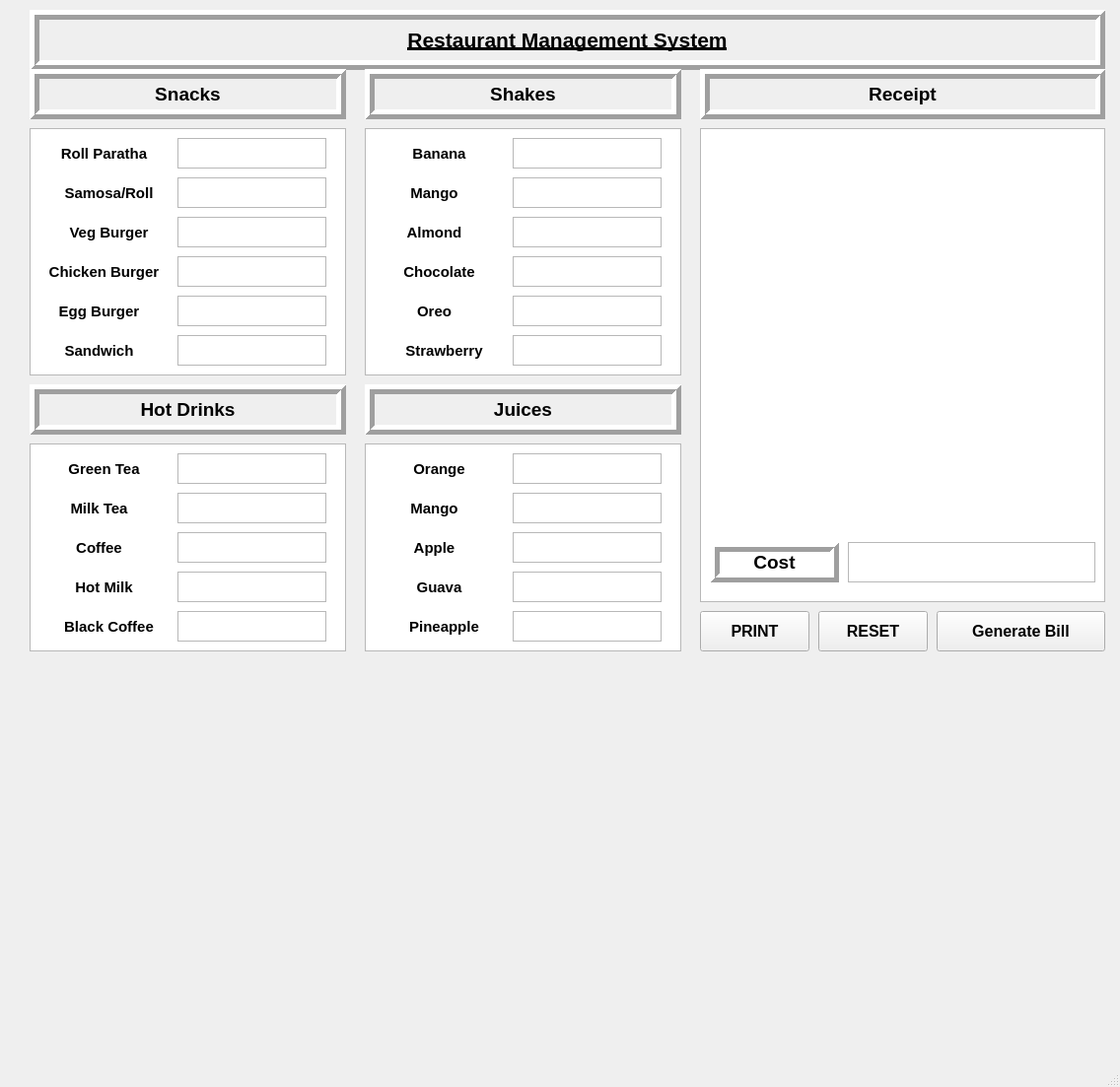
<?xml version="1.0" encoding="UTF-8"?>
<ui version="4.0">
 <class>RecieptWindow</class>
 <widget class="QMainWindow" name="RecieptWindow">
  <property name="geometry">
   <rect>
    <x>0</x>
    <y>0</y>
    <width>1136</width>
    <height>1103</height>
   </rect>
  </property>
  <property name="windowTitle">
   <string>Reciept_Window</string>
  </property>
  <widget class="QWidget" name="centralwidget">
   <widget class="QLabel" name="Heading">
    <property name="geometry">
     <rect>
      <x>30</x>
      <y>10</y>
      <width>1091</width>
      <height>61</height>
     </rect>
    </property>
    <property name="font">
     <font>
      <pointsize>16</pointsize>
      <weight>75</weight>
      <italic>false</italic>
      <bold>true</bold>
      <underline>true</underline>
     </font>
    </property>
    <property name="frameShape">
     <enum>QFrame::Box</enum>
    </property>
    <property name="frameShadow">
     <enum>QFrame::Raised</enum>
    </property>
    <property name="lineWidth">
     <number>5</number>
    </property>
    <property name="midLineWidth">
     <number>0</number>
    </property>
    <property name="text">
     <string>Restaurant Management System</string>
    </property>
    <property name="alignment">
     <set>Qt::AlignCenter</set>
    </property>
   </widget>
   <widget class="QLabel" name="Snacks">
    <property name="geometry">
     <rect>
      <x>30</x>
      <y>70</y>
      <width>321</width>
      <height>51</height>
     </rect>
    </property>
    <property name="font">
     <font>
      <pointsize>14</pointsize>
      <weight>75</weight>
      <bold>true</bold>
      <underline>false</underline>
     </font>
    </property>
    <property name="frameShape">
     <enum>QFrame::Box</enum>
    </property>
    <property name="frameShadow">
     <enum>QFrame::Raised</enum>
    </property>
    <property name="lineWidth">
     <number>5</number>
    </property>
    <property name="text">
     <string>Snacks</string>
    </property>
    <property name="alignment">
     <set>Qt::AlignCenter</set>
    </property>
   </widget>
   <widget class="QLabel" name="Shakes">
    <property name="geometry">
     <rect>
      <x>370</x>
      <y>70</y>
      <width>321</width>
      <height>51</height>
     </rect>
    </property>
    <property name="font">
     <font>
      <pointsize>14</pointsize>
      <weight>75</weight>
      <bold>true</bold>
     </font>
    </property>
    <property name="frameShape">
     <enum>QFrame::Box</enum>
    </property>
    <property name="frameShadow">
     <enum>QFrame::Raised</enum>
    </property>
    <property name="lineWidth">
     <number>5</number>
    </property>
    <property name="text">
     <string>Shakes</string>
    </property>
    <property name="alignment">
     <set>Qt::AlignCenter</set>
    </property>
   </widget>
   <widget class="QLabel" name="Receipt">
    <property name="geometry">
     <rect>
      <x>710</x>
      <y>70</y>
      <width>411</width>
      <height>51</height>
     </rect>
    </property>
    <property name="font">
     <font>
      <pointsize>14</pointsize>
      <weight>75</weight>
      <bold>true</bold>
     </font>
    </property>
    <property name="frameShape">
     <enum>QFrame::Box</enum>
    </property>
    <property name="frameShadow">
     <enum>QFrame::Raised</enum>
    </property>
    <property name="lineWidth">
     <number>5</number>
    </property>
    <property name="text">
     <string>Receipt</string>
    </property>
    <property name="alignment">
     <set>Qt::AlignCenter</set>
    </property>
   </widget>
   <widget class="QLabel" name="HotDrinks">
    <property name="geometry">
     <rect>
      <x>30</x>
      <y>390</y>
      <width>321</width>
      <height>51</height>
     </rect>
    </property>
    <property name="font">
     <font>
      <pointsize>14</pointsize>
      <weight>75</weight>
      <bold>true</bold>
     </font>
    </property>
    <property name="frameShape">
     <enum>QFrame::Box</enum>
    </property>
    <property name="frameShadow">
     <enum>QFrame::Raised</enum>
    </property>
    <property name="lineWidth">
     <number>5</number>
    </property>
    <property name="text">
     <string>Hot Drinks</string>
    </property>
    <property name="alignment">
     <set>Qt::AlignCenter</set>
    </property>
   </widget>
   <widget class="QLabel" name="Juices">
    <property name="geometry">
     <rect>
      <x>370</x>
      <y>390</y>
      <width>321</width>
      <height>51</height>
     </rect>
    </property>
    <property name="font">
     <font>
      <pointsize>14</pointsize>
      <weight>75</weight>
      <bold>true</bold>
     </font>
    </property>
    <property name="frameShape">
     <enum>QFrame::Box</enum>
    </property>
    <property name="frameShadow">
     <enum>QFrame::Raised</enum>
    </property>
    <property name="lineWidth">
     <number>5</number>
    </property>
    <property name="text">
     <string>Juices</string>
    </property>
    <property name="alignment">
     <set>Qt::AlignCenter</set>
    </property>
   </widget>
   <widget class="QTextBrowser" name="textBrowser">
    <property name="geometry">
     <rect>
      <x>30</x>
      <y>130</y>
      <width>321</width>
      <height>251</height>
     </rect>
    </property>
   </widget>
   <widget class="QTextBrowser" name="Billing">
    <property name="geometry">
     <rect>
      <x>710</x>
      <y>130</y>
      <width>411</width>
      <height>481</height>
     </rect>
    </property>
   </widget>
   <widget class="QLabel" name="Cost">
    <property name="geometry">
     <rect>
      <x>720</x>
      <y>550</y>
      <width>131</width>
      <height>41</height>
     </rect>
    </property>
    <property name="font">
     <font>
      <pointsize>14</pointsize>
      <weight>75</weight>
      <bold>true</bold>
     </font>
    </property>
    <property name="frameShape">
     <enum>QFrame::Box</enum>
    </property>
    <property name="frameShadow">
     <enum>QFrame::Raised</enum>
    </property>
    <property name="lineWidth">
     <number>5</number>
    </property>
    <property name="text">
     <string>Cost</string>
    </property>
    <property name="alignment">
     <set>Qt::AlignCenter</set>
    </property>
   </widget>
   <widget class="QTextBrowser" name="textBrowser_2">
    <property name="geometry">
     <rect>
      <x>370</x>
      <y>130</y>
      <width>321</width>
      <height>251</height>
     </rect>
    </property>
   </widget>
   <widget class="QTextEdit" name="Samosa01">
    <property name="geometry">
     <rect>
      <x>180</x>
      <y>180</y>
      <width>151</width>
      <height>31</height>
     </rect>
    </property>
   </widget>
   <widget class="QLabel" name="Cburger">
    <property name="geometry">
     <rect>
      <x>40</x>
      <y>260</y>
      <width>131</width>
      <height>31</height>
     </rect>
    </property>
    <property name="font">
     <font>
      <pointsize>11</pointsize>
      <weight>75</weight>
      <bold>true</bold>
     </font>
    </property>
    <property name="text">
     <string>Chicken Burger</string>
    </property>
    <property name="alignment">
     <set>Qt::AlignCenter</set>
    </property>
   </widget>
   <widget class="QTextEdit" name="SN4_2">
    <property name="geometry">
     <rect>
      <x>180</x>
      <y>340</y>
      <width>151</width>
      <height>31</height>
     </rect>
    </property>
   </widget>
   <widget class="QLabel" name="Sandwich">
    <property name="geometry">
     <rect>
      <x>50</x>
      <y>340</y>
      <width>101</width>
      <height>31</height>
     </rect>
    </property>
    <property name="font">
     <font>
      <pointsize>11</pointsize>
      <weight>75</weight>
      <bold>true</bold>
     </font>
    </property>
    <property name="text">
     <string>Sandwich</string>
    </property>
    <property name="alignment">
     <set>Qt::AlignCenter</set>
    </property>
   </widget>
   <widget class="QLabel" name="Samosa">
    <property name="geometry">
     <rect>
      <x>60</x>
      <y>180</y>
      <width>101</width>
      <height>31</height>
     </rect>
    </property>
    <property name="font">
     <font>
      <pointsize>11</pointsize>
      <weight>75</weight>
      <bold>true</bold>
     </font>
    </property>
    <property name="text">
     <string>Samosa/Roll</string>
    </property>
    <property name="alignment">
     <set>Qt::AlignCenter</set>
    </property>
   </widget>
   <widget class="QLabel" name="Eburger">
    <property name="geometry">
     <rect>
      <x>50</x>
      <y>300</y>
      <width>101</width>
      <height>31</height>
     </rect>
    </property>
    <property name="font">
     <font>
      <pointsize>11</pointsize>
      <weight>75</weight>
      <bold>true</bold>
     </font>
    </property>
    <property name="text">
     <string>Egg Burger</string>
    </property>
    <property name="alignment">
     <set>Qt::AlignCenter</set>
    </property>
   </widget>
   <widget class="QLabel" name="Vburger">
    <property name="geometry">
     <rect>
      <x>60</x>
      <y>220</y>
      <width>101</width>
      <height>31</height>
     </rect>
    </property>
    <property name="font">
     <font>
      <pointsize>11</pointsize>
      <weight>75</weight>
      <bold>true</bold>
     </font>
    </property>
    <property name="text">
     <string>Veg Burger</string>
    </property>
    <property name="alignment">
     <set>Qt::AlignCenter</set>
    </property>
   </widget>
   <widget class="QTextEdit" name="SN1">
    <property name="geometry">
     <rect>
      <x>180</x>
      <y>140</y>
      <width>151</width>
      <height>31</height>
     </rect>
    </property>
   </widget>
   <widget class="QTextEdit" name="Vburger01">
    <property name="geometry">
     <rect>
      <x>180</x>
      <y>220</y>
      <width>151</width>
      <height>31</height>
     </rect>
    </property>
   </widget>
   <widget class="QTextEdit" name="SN4">
    <property name="geometry">
     <rect>
      <x>180</x>
      <y>260</y>
      <width>151</width>
      <height>31</height>
     </rect>
    </property>
   </widget>
   <widget class="QLabel" name="Roll_Paratha">
    <property name="geometry">
     <rect>
      <x>60</x>
      <y>140</y>
      <width>91</width>
      <height>31</height>
     </rect>
    </property>
    <property name="font">
     <font>
      <pointsize>11</pointsize>
      <weight>75</weight>
      <bold>true</bold>
     </font>
    </property>
    <property name="text">
     <string>Roll Paratha</string>
    </property>
    <property name="alignment">
     <set>Qt::AlignCenter</set>
    </property>
   </widget>
   <widget class="QTextEdit" name="Egg01">
    <property name="geometry">
     <rect>
      <x>180</x>
      <y>300</y>
      <width>151</width>
      <height>31</height>
     </rect>
    </property>
   </widget>
   <widget class="QTextEdit" name="Mango01">
    <property name="geometry">
     <rect>
      <x>520</x>
      <y>180</y>
      <width>151</width>
      <height>31</height>
     </rect>
    </property>
   </widget>
   <widget class="QLabel" name="Chocolate">
    <property name="geometry">
     <rect>
      <x>380</x>
      <y>260</y>
      <width>131</width>
      <height>31</height>
     </rect>
    </property>
    <property name="font">
     <font>
      <pointsize>11</pointsize>
      <weight>75</weight>
      <bold>true</bold>
     </font>
    </property>
    <property name="text">
     <string>Chocolate</string>
    </property>
    <property name="alignment">
     <set>Qt::AlignCenter</set>
    </property>
   </widget>
   <widget class="QTextEdit" name="Strawberry01">
    <property name="geometry">
     <rect>
      <x>520</x>
      <y>340</y>
      <width>151</width>
      <height>31</height>
     </rect>
    </property>
   </widget>
   <widget class="QLabel" name="Strawberry">
    <property name="geometry">
     <rect>
      <x>400</x>
      <y>340</y>
      <width>101</width>
      <height>31</height>
     </rect>
    </property>
    <property name="font">
     <font>
      <pointsize>11</pointsize>
      <weight>75</weight>
      <bold>true</bold>
     </font>
    </property>
    <property name="text">
     <string>Strawberry</string>
    </property>
    <property name="alignment">
     <set>Qt::AlignCenter</set>
    </property>
   </widget>
   <widget class="QLabel" name="Mango">
    <property name="geometry">
     <rect>
      <x>390</x>
      <y>180</y>
      <width>101</width>
      <height>31</height>
     </rect>
    </property>
    <property name="font">
     <font>
      <pointsize>11</pointsize>
      <weight>75</weight>
      <bold>true</bold>
     </font>
    </property>
    <property name="text">
     <string>Mango</string>
    </property>
    <property name="alignment">
     <set>Qt::AlignCenter</set>
    </property>
   </widget>
   <widget class="QLabel" name="Oreo">
    <property name="geometry">
     <rect>
      <x>390</x>
      <y>300</y>
      <width>101</width>
      <height>31</height>
     </rect>
    </property>
    <property name="font">
     <font>
      <pointsize>11</pointsize>
      <weight>75</weight>
      <bold>true</bold>
     </font>
    </property>
    <property name="text">
     <string>Oreo</string>
    </property>
    <property name="alignment">
     <set>Qt::AlignCenter</set>
    </property>
   </widget>
   <widget class="QLabel" name="Almond">
    <property name="geometry">
     <rect>
      <x>390</x>
      <y>220</y>
      <width>101</width>
      <height>31</height>
     </rect>
    </property>
    <property name="font">
     <font>
      <pointsize>11</pointsize>
      <weight>75</weight>
      <bold>true</bold>
     </font>
    </property>
    <property name="text">
     <string>Almond</string>
    </property>
    <property name="alignment">
     <set>Qt::AlignCenter</set>
    </property>
   </widget>
   <widget class="QTextEdit" name="SH11">
    <property name="geometry">
     <rect>
      <x>520</x>
      <y>140</y>
      <width>151</width>
      <height>31</height>
     </rect>
    </property>
   </widget>
   <widget class="QTextEdit" name="SH33">
    <property name="geometry">
     <rect>
      <x>520</x>
      <y>220</y>
      <width>151</width>
      <height>31</height>
     </rect>
    </property>
   </widget>
   <widget class="QTextEdit" name="SH44">
    <property name="geometry">
     <rect>
      <x>520</x>
      <y>260</y>
      <width>151</width>
      <height>31</height>
     </rect>
    </property>
   </widget>
   <widget class="QLabel" name="Banana">
    <property name="geometry">
     <rect>
      <x>400</x>
      <y>140</y>
      <width>91</width>
      <height>31</height>
     </rect>
    </property>
    <property name="font">
     <font>
      <pointsize>11</pointsize>
      <weight>75</weight>
      <bold>true</bold>
     </font>
    </property>
    <property name="text">
     <string>Banana</string>
    </property>
    <property name="alignment">
     <set>Qt::AlignCenter</set>
    </property>
   </widget>
   <widget class="QTextEdit" name="SH55">
    <property name="geometry">
     <rect>
      <x>520</x>
      <y>300</y>
      <width>151</width>
      <height>31</height>
     </rect>
    </property>
   </widget>
   <widget class="QTextBrowser" name="textBrowser_3">
    <property name="geometry">
     <rect>
      <x>370</x>
      <y>450</y>
      <width>321</width>
      <height>211</height>
     </rect>
    </property>
   </widget>
   <widget class="QTextBrowser" name="textBrowser_4">
    <property name="geometry">
     <rect>
      <x>30</x>
      <y>450</y>
      <width>321</width>
      <height>211</height>
     </rect>
    </property>
   </widget>
   <widget class="QLabel" name="Guava">
    <property name="geometry">
     <rect>
      <x>380</x>
      <y>580</y>
      <width>131</width>
      <height>31</height>
     </rect>
    </property>
    <property name="font">
     <font>
      <pointsize>11</pointsize>
      <weight>75</weight>
      <bold>true</bold>
     </font>
    </property>
    <property name="text">
     <string>Guava</string>
    </property>
    <property name="alignment">
     <set>Qt::AlignCenter</set>
    </property>
   </widget>
   <widget class="QTextEdit" name="J11">
    <property name="geometry">
     <rect>
      <x>520</x>
      <y>460</y>
      <width>151</width>
      <height>31</height>
     </rect>
    </property>
   </widget>
   <widget class="QTextEdit" name="J2">
    <property name="geometry">
     <rect>
      <x>520</x>
      <y>500</y>
      <width>151</width>
      <height>31</height>
     </rect>
    </property>
   </widget>
   <widget class="QTextEdit" name="J4">
    <property name="geometry">
     <rect>
      <x>520</x>
      <y>580</y>
      <width>151</width>
      <height>31</height>
     </rect>
    </property>
   </widget>
   <widget class="QLabel" name="MangoJuice">
    <property name="geometry">
     <rect>
      <x>390</x>
      <y>500</y>
      <width>101</width>
      <height>31</height>
     </rect>
    </property>
    <property name="font">
     <font>
      <pointsize>11</pointsize>
      <weight>75</weight>
      <bold>true</bold>
     </font>
    </property>
    <property name="text">
     <string>Mango</string>
    </property>
    <property name="alignment">
     <set>Qt::AlignCenter</set>
    </property>
   </widget>
   <widget class="QLabel" name="Pineapple">
    <property name="geometry">
     <rect>
      <x>400</x>
      <y>620</y>
      <width>101</width>
      <height>31</height>
     </rect>
    </property>
    <property name="font">
     <font>
      <pointsize>11</pointsize>
      <weight>75</weight>
      <bold>true</bold>
     </font>
    </property>
    <property name="text">
     <string>Pineapple</string>
    </property>
    <property name="alignment">
     <set>Qt::AlignCenter</set>
    </property>
   </widget>
   <widget class="QLabel" name="Apple">
    <property name="geometry">
     <rect>
      <x>390</x>
      <y>540</y>
      <width>101</width>
      <height>31</height>
     </rect>
    </property>
    <property name="font">
     <font>
      <pointsize>11</pointsize>
      <weight>75</weight>
      <bold>true</bold>
     </font>
    </property>
    <property name="text">
     <string>Apple</string>
    </property>
    <property name="alignment">
     <set>Qt::AlignCenter</set>
    </property>
   </widget>
   <widget class="QTextEdit" name="J3">
    <property name="geometry">
     <rect>
      <x>520</x>
      <y>540</y>
      <width>151</width>
      <height>31</height>
     </rect>
    </property>
   </widget>
   <widget class="QLabel" name="Orange">
    <property name="geometry">
     <rect>
      <x>400</x>
      <y>460</y>
      <width>91</width>
      <height>31</height>
     </rect>
    </property>
    <property name="font">
     <font>
      <pointsize>11</pointsize>
      <weight>75</weight>
      <bold>true</bold>
     </font>
    </property>
    <property name="text">
     <string>Orange</string>
    </property>
    <property name="alignment">
     <set>Qt::AlignCenter</set>
    </property>
   </widget>
   <widget class="QTextEdit" name="J5">
    <property name="geometry">
     <rect>
      <x>520</x>
      <y>620</y>
      <width>151</width>
      <height>31</height>
     </rect>
    </property>
   </widget>
   <widget class="QLabel" name="MilkT">
    <property name="geometry">
     <rect>
      <x>50</x>
      <y>500</y>
      <width>101</width>
      <height>31</height>
     </rect>
    </property>
    <property name="font">
     <font>
      <pointsize>11</pointsize>
      <weight>75</weight>
      <bold>true</bold>
     </font>
    </property>
    <property name="text">
     <string>Milk Tea</string>
    </property>
    <property name="alignment">
     <set>Qt::AlignCenter</set>
    </property>
   </widget>
   <widget class="QTextEdit" name="HT1">
    <property name="geometry">
     <rect>
      <x>180</x>
      <y>460</y>
      <width>151</width>
      <height>31</height>
     </rect>
    </property>
   </widget>
   <widget class="QTextEdit" name="HT2">
    <property name="geometry">
     <rect>
      <x>180</x>
      <y>500</y>
      <width>151</width>
      <height>31</height>
     </rect>
    </property>
   </widget>
   <widget class="QLabel" name="Blackcoffee">
    <property name="geometry">
     <rect>
      <x>60</x>
      <y>620</y>
      <width>101</width>
      <height>31</height>
     </rect>
    </property>
    <property name="font">
     <font>
      <pointsize>11</pointsize>
      <weight>75</weight>
      <bold>true</bold>
     </font>
    </property>
    <property name="text">
     <string>Black Coffee</string>
    </property>
    <property name="alignment">
     <set>Qt::AlignCenter</set>
    </property>
   </widget>
   <widget class="QTextEdit" name="HT3">
    <property name="geometry">
     <rect>
      <x>180</x>
      <y>540</y>
      <width>151</width>
      <height>31</height>
     </rect>
    </property>
   </widget>
   <widget class="QLabel" name="Coffee">
    <property name="geometry">
     <rect>
      <x>50</x>
      <y>540</y>
      <width>101</width>
      <height>31</height>
     </rect>
    </property>
    <property name="font">
     <font>
      <pointsize>11</pointsize>
      <weight>75</weight>
      <bold>true</bold>
     </font>
    </property>
    <property name="text">
     <string>Coffee</string>
    </property>
    <property name="alignment">
     <set>Qt::AlignCenter</set>
    </property>
   </widget>
   <widget class="QLabel" name="GreenT">
    <property name="geometry">
     <rect>
      <x>60</x>
      <y>460</y>
      <width>91</width>
      <height>31</height>
     </rect>
    </property>
    <property name="font">
     <font>
      <pointsize>11</pointsize>
      <weight>75</weight>
      <bold>true</bold>
     </font>
    </property>
    <property name="text">
     <string>Green Tea</string>
    </property>
    <property name="alignment">
     <set>Qt::AlignCenter</set>
    </property>
   </widget>
   <widget class="QTextEdit" name="HT5">
    <property name="geometry">
     <rect>
      <x>180</x>
      <y>620</y>
      <width>151</width>
      <height>31</height>
     </rect>
    </property>
   </widget>
   <widget class="QLabel" name="Hotmilk">
    <property name="geometry">
     <rect>
      <x>40</x>
      <y>580</y>
      <width>131</width>
      <height>31</height>
     </rect>
    </property>
    <property name="font">
     <font>
      <pointsize>11</pointsize>
      <weight>75</weight>
      <bold>true</bold>
     </font>
    </property>
    <property name="text">
     <string>Hot Milk</string>
    </property>
    <property name="alignment">
     <set>Qt::AlignCenter</set>
    </property>
   </widget>
   <widget class="QTextEdit" name="HT4">
    <property name="geometry">
     <rect>
      <x>180</x>
      <y>580</y>
      <width>151</width>
      <height>31</height>
     </rect>
    </property>
   </widget>
   <widget class="QTextEdit" name="textEdit">
    <property name="geometry">
     <rect>
      <x>860</x>
      <y>550</y>
      <width>251</width>
      <height>41</height>
     </rect>
    </property>
    <property name="frameShape">
     <enum>QFrame::StyledPanel</enum>
    </property>
    <property name="lineWidth">
     <number>10</number>
    </property>
   </widget>
   <widget class="QPushButton" name="Print">
    <property name="geometry">
     <rect>
      <x>710</x>
      <y>620</y>
      <width>111</width>
      <height>41</height>
     </rect>
    </property>
    <property name="font">
     <font>
      <pointsize>12</pointsize>
      <weight>75</weight>
      <bold>true</bold>
     </font>
    </property>
    <property name="text">
     <string>PRINT</string>
    </property>
   </widget>
   <widget class="QPushButton" name="Reset">
    <property name="geometry">
     <rect>
      <x>830</x>
      <y>620</y>
      <width>111</width>
      <height>41</height>
     </rect>
    </property>
    <property name="font">
     <font>
      <pointsize>12</pointsize>
      <weight>75</weight>
      <bold>true</bold>
     </font>
    </property>
    <property name="text">
     <string>RESET</string>
    </property>
   </widget>
   <widget class="QPushButton" name="pushButton">
    <property name="geometry">
     <rect>
      <x>950</x>
      <y>620</y>
      <width>171</width>
      <height>41</height>
     </rect>
    </property>
    <property name="font">
     <font>
      <pointsize>12</pointsize>
      <weight>75</weight>
      <bold>true</bold>
     </font>
    </property>
    <property name="text">
     <string>Generate Bill</string>
    </property>
   </widget>
  </widget>
  <widget class="QMenuBar" name="menubar">
   <property name="geometry">
    <rect>
     <x>0</x>
     <y>0</y>
     <width>1136</width>
     <height>21</height>
    </rect>
   </property>
  </widget>
  <widget class="QStatusBar" name="statusbar"/>
 </widget>
 <resources/>
 <connections/>
</ui>
